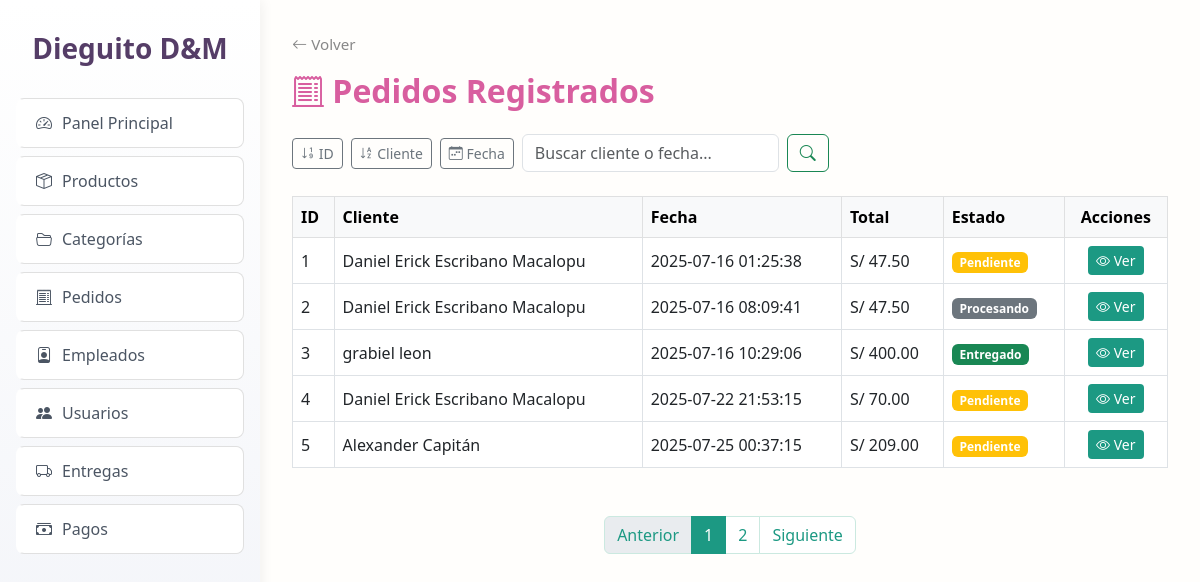
The app's page /index.php?controller=Pedido&action=indexAdmin (signed in) with its own data.
### tables this page shows
CREATE TABLE `pedidos` (
  `id` int(11) NOT NULL,
  `cliente_id` int(11) DEFAULT NULL,
  `fecha` datetime DEFAULT current_timestamp(),
  `total` decimal(10,2) DEFAULT NULL,
  `estado` enum('pendiente','procesando','enviado','entregado') DEFAULT 'pendiente'
);

CREATE TABLE `usuarios` (
  `id` int(11) NOT NULL,
  `nombre` varchar(100) DEFAULT NULL,
  `email` varchar(100) DEFAULT NULL,
  `password` varchar(255) DEFAULT NULL,
  `rol` enum('admin','cliente') DEFAULT 'cliente',
  `creado_en` timestamp NOT NULL DEFAULT current_timestamp()
);

### controllers/PedidoController.php (called while the page is built, shortened)
<?php
require_once 'models/Pedido.php';
class PedidoController {
    public function indexAdmin() {
    $pedido = new Pedido();
    $query = $_GET['query'] ?? null;
    $orderby = $_GET['orderby'] ?? 'id';
    $order = $_GET['order'] ?? 'asc';
    $page = isset($_GET['page']) ? max(1, intval($_GET['page'])) : 1;
    $limit = 5;
    $offset = ($page - 1) * $limit;
    $camposPermitidos = ['id', 'fecha', 'cliente'];
    $ordenValido = in_array($orderby, $camposPermitidos) ? $orderby : 'id';
    $direccionValida = strtolower($order) === 'desc' ? 'DESC' : 'ASC';
    if (!empty($query)) {
        $pedidos = $pedido->buscarYOrdenarPaginado($query, $ordenValido, $direccionValida, $limit, $offset);
        $total = $pedido->contarBusqueda($query);
    } else {
        $pedidos = $pedido->obtenerTodosOrdenadoPaginado($ordenValido, $direccionValida, $limit, $offset);
        $total = $pedido->contarTodos();
    }
    $totalPaginas = ceil($total / $limit);
    require_once 'views/admin/pedidos/index.php';
}
}

### config/database.php (called while the page is built, shortened)
<?php
class Database {
    public static function connect() {
        $conn = new mysqli(DB_HOST, DB_USER, DB_PASS, DB_NAME);
        $conn->set_charset("utf8mb4");
        return $conn;
    }
}

### models/Pedido.php (called while the page is built, shortened)
<?php
require_once 'config/database.php';
class Pedido {
    private $db;
    public function __construct() {
        $this->db = Database::connect();
    }
public function obtenerTodosOrdenadoPaginado($orderby = 'id', $order = 'asc', $limit = 10, $offset = 0) {
    $orderby = in_array($orderby, ['id', 'fecha', 'cliente']) ? $orderby : 'id';
    $order = strtolower($order) === 'desc' ? 'DESC' : 'ASC';
    $orderby = $orderby === 'cliente' ? 'u.nombre' : "p.$orderby";
    $sql = "
        SELECT p.*, u.nombre AS cliente
        FROM pedidos p
        INNER JOIN clientes c ON c.id = p.cliente_id
        INNER JOIN usuarios u ON u.id = c.usuario_id
        ORDER BY $orderby $order
        LIMIT ? OFFSET ?
    ";
    $stmt = $this->db->prepare($sql);
    $stmt->bind_param("ii", $limit, $offset);
    $stmt->execute();
    $result = $stmt->get_result();
    return $result ? $result->fetch_all(MYSQLI_ASSOC) : [];
}
public function contarTodos() {
    $sql = "SELECT COUNT(*) as total FROM pedidos";
    $result = $this->db->query($sql);
    $row = $result->fetch_assoc();
    return $row['total'] ?? 0;
}
}

### views/admin/pedidos/index.php (the view, shortened to what this page needs)
<?php
function buildUrl($params) {
  $base = "index.php?controller=Pedido&action=indexAdmin";
  $final = $params;
  foreach ($_GET as $k => $v) {
    if (!isset($params[$k])) $final[$k] = $v;
  }
  return $base . '&' . http_build_query($final);
}
?>
<!DOCTYPE html>
<html lang="es">
<head>
  <link href="https://cdn.jsdelivr.net/npm/bootstrap@5.3.0/dist/css/bootstrap.min.css" rel="stylesheet">
  <link href="https://cdn.jsdelivr.net/npm/bootstrap-icons@1.10.5/font/bootstrap-icons.css" rel="stylesheet">
</head>
<body>
<?php include __DIR__ . '/../../layouts/sidebar_admin.php';
 ?>
<div class="main-content">
  <a href="javascript:history.back()" class="btn-volver"><i class="bi bi-arrow-left"></i> Volver</a>
  <h2><i class="bi bi-receipt-cutoff"></i> Pedidos Registrados</h2>
  <div class="top-actions">
    <div class="d-flex gap-2 flex-wrap align-items-center">
      <form method="get" action="index.php">
        <button class="btn btn-outline-secondary btn-sm" type="submit"><i class="bi bi-sort-numeric-down"></i> ID</button>
      </form>
      <form method="get" action="index.php">
        <button class="btn btn-outline-secondary btn-sm" type="submit"><i class="bi bi-sort-alpha-down"></i> Cliente</button>
      </form>
      <form method="get" action="index.php">
        <button class="btn btn-outline-secondary btn-sm" type="submit"><i class="bi bi-calendar-week"></i> Fecha</button>
      </form>
      <form class="d-flex" method="get" action="index.php">
        <input class="form-control me-2" type="search" name="query" placeholder="Buscar cliente o fecha..." value="<?= htmlspecialchars($_GET['query'] ?? '') ?>">
        <button class="btn btn-outline-success" type="submit"><i class="bi bi-search"></i></button>
      </form>
    </div>
  </div>
  <div class="table-responsive">
    <table class="table table-bordered table-hover align-middle">
      <thead class="table-light">
        <tr>
          <th>ID</th>
          <th>Cliente</th>
          <th>Fecha</th>
          <th>Total</th>
          <th>Estado</th>
          <th class="text-center">Acciones</th>
        </tr>
      </thead>
      <tbody>
  <?php foreach ($pedidos as $p): ?>
    <tr>
      <td><?= $p['id'] ?></td>
      <td><?= $p['cliente'] ?></td>
      <td><?= $p['fecha'] ?></td>
      <td>S/ <?= number_format($p['total'], 2) ?></td>
      <td>
        <?php
          $estadoColor = match (strtolower($p['estado'])) {
            'pendiente' => 'warning',
            'enviado' => 'primary',
            'entregado' => 'success',
            'cancelado' => 'danger',
            default => 'secondary',
          };
        ?>
        <span class="badge bg-<?= $estadoColor ?>">
          <?= ucfirst($p['estado']) ?>
        </span>
      </td>
      <td class="text-center">
        <a href="index.php?controller=Pedido&action=detalle&id=<?= $p['id'] ?>" class="btn btn-sm btn-primary">
          <i class="bi bi-eye"></i> Ver
        </a>
      </td>
    </tr>
  <?php endforeach; ?>
</tbody>
    </table>
  </div>
  <nav>
    <ul class="pagination">
      <li class="page-item <?= $page <= 1 ? 'disabled' : '' ?>">
        <a class="page-link" href="<?= buildUrl(['page' => $page - 1]) ?>">Anterior</a>
      </li>
      <?php for ($i = 1; $i <= $totalPaginas; $i++): ?>
        <li class="page-item <?= $i == $page ? 'active' : '' ?>">
          <a class="page-link" href="<?= buildUrl(['page' => $i]) ?>"><?= $i ?></a>
        </li>
      <?php endfor; ?>
      <li class="page-item <?= $page >= $totalPaginas ? 'disabled' : '' ?>">
        <a class="page-link" href="<?= buildUrl(['page' => $page + 1]) ?>">Siguiente</a>
      </li>
    </ul>
  </nav>
</div>
</body>
</html>

### views/admin/pedidos/index.php (style rules this page uses)
body { font-family: 'Segoe UI', sans-serif; background: #fffefc; margin: 0; }
.main-content { margin-left: 260px; padding: 2rem; }
h2 { color: #d85e9f; font-weight: bold; margin-bottom: 1.5rem; }
.btn-primary { background-color: #1c9983; border: none; }
.table th, .table td { vertical-align: middle; }
.btn-volver { margin-bottom: 1rem; display: inline-block; color: #888; font-size: 0.95rem; text-decoration: none; }
.top-actions { display: flex; flex-wrap: wrap; justify-content: space-between; align-items: center; gap: 1rem; margin-bottom: 1.5rem; }
.pagination { justify-content: center; margin-top: 2rem; }
.pagination .page-link { color: #1c9983; border: 1px solid #cbe9e0; }
.pagination .active .page-link { background-color: #1c9983; color: white; border-color: #1c9983; }

### records on screen
pedidos: id "1", usuarios.nombre "Daniel Erick Escribano Macalopu", fecha "2025-07-16 01:25:38", total "47.50", estado "Pendiente"
pedidos: id "2", usuarios.nombre "Daniel Erick Escribano Macalopu", fecha "2025-07-16 08:09:41", total "47.50", estado "Procesando"
pedidos: id "3", usuarios.nombre "grabiel leon", fecha "2025-07-16 10:29:06", total "400.00", estado "Entregado"
pedidos: id "4", usuarios.nombre "Daniel Erick Escribano Macalopu", fecha "2025-07-22 21:53:15", total "70.00", estado "Pendiente"
pedidos: id "5", usuarios.nombre "Alexander Capitán", fecha "2025-07-25 00:37:15", total "209.00", estado "Pendiente"
